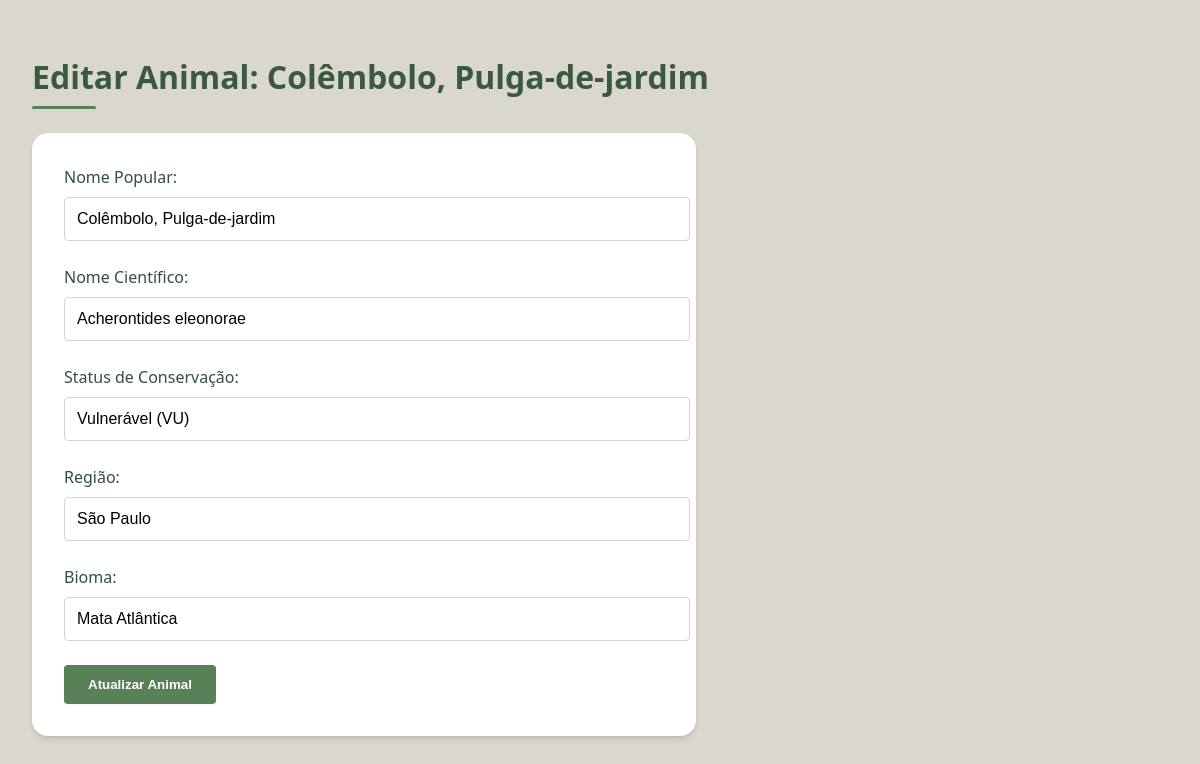
Screenshot of /edit/5 with the database file from the repository.
### models.py (models this page shows, shortened)
class Task(db.Model):
    id = db.Column(db.Integer, primary_key=True)
    nome = db.Column(db.String(100), unique=False, nullable=False)
    nome_cientifico = db.Column(db.String(100), unique=True, nullable=False)
    status = db.Column(db.String(100), unique=False, nullable=False)
    regiao = db.Column(db.String(100), unique=False, nullable=False)
    bioma = db.Column(db.String(100), unique=False, nullable=False)

### app.py (the view)
@app.route("/edit/<int:task_id>")
def edit_task_page(task_id):
    task = Task.query.get_or_404(task_id)
    return render_template("edit.html", task=task)

### templates/edit.html (shortened to what this page needs)
<!DOCTYPE html>
<html lang="pt-BR">
<head>
    <link rel="stylesheet" href="{{ url_for('static', filename='css/style.css') }}">
</head>
<body>
    <h1>Editar Animal: {{ task.nome }}</h1>
    <form class="create-form" action="{{ url_for('update_task', task_id=task.id) }}" method="POST">
        <label for="nome">Nome Popular:</label>
        <input type="text" id="nome" name="nome" value="{{ task.nome }}" required>
        <label for="nome_cientifico">Nome Científico:</label>
        <input type="text" id="nome_cientifico" name="nome_cientifico" value="{{ task.nome_cientifico }}" required>
        <label for="status">Status de Conservação:</label>
        <input type="text" id="status" name="status" value="{{ task.status }}" required>
        <label for="regiao">Região:</label>
        <input type="text" id="regiao" name="regiao" value="{{ task.regiao }}" required>
        <label for="bioma">Bioma:</label>
        <input type="text" id="bioma" name="bioma" value="{{ task.bioma }}" required>
        <button type="submit">Atualizar Animal</button>
    </form>
</body>
</html>

### static/css/style.css (style rules this page uses)
:root { --primary-green: #3a5a40; --secondary-green: #588157; --light-green: #a3b18a; --beige: #dad7cd; --dark-brown: #344e41; --vulnerable: #f59e0b; --endangered: #f97316; --critical: #dc2626; --white: #ffffff; --light-gray: #f5f5f4; --medium-gray: #d6d3d1; --dark-gray: #57534e; --shadow-sm: 0 1px 2px 0 rgba(0, 0, 0, 0.05); --shadow-md: 0 4px 6px -1px rgba(0, 0, 0, 0.1), 0 2px 4px -1px rgba(0, 0, 0, 0.06); --shadow-lg: 0 10px 15px -3px rgba(0, 0, 0, 0.1), 0 4px 6px -2px rgba(0, 0, 0, 0.05); --radius-sm: 0.25rem; --radius-md: 0.5rem; --radius-lg: 1rem; }
body { font-family: 'Segoe UI', system-ui, -apple-system, sans-serif; line-height: 1.5; color: var(--dark-brown); background-color: var(--beige); padding: 2rem; max-width: 1600px; margin: 0 auto; }
h1 { font-size: 2rem; font-weight: 700; color: var(--primary-green); margin-bottom: 1.5rem; position: relative; padding-bottom: 0.5rem; }
h1::after { content: ''; position: absolute; bottom: 0; left: 0; width: 4rem; height: 3px; background-color: var(--secondary-green); border-radius: 3px; }
.create-form { background-color: var(--white); padding: 2rem; border-radius: var(--radius-lg); box-shadow: var(--shadow-md); margin-bottom: 3rem; max-width: 600px; }
.create-form label { display: block; font-weight: 500; color: var(--dark-brown); margin-bottom: 0.5rem; }
.create-form input, .create-form select, .create-form textarea { width: 100%; padding: 0.75rem; border: 1px solid var(--medium-gray); border-radius: var(--radius-sm); margin-bottom: 1.5rem; font-size: 1rem; transition: all 0.2s ease; }
.create-form button { background-color: var(--secondary-green); color: white; border: none; padding: 0.75rem 1.5rem; border-radius: var(--radius-sm); font-weight: 600; cursor: pointer; transition: all 0.2s ease; box-shadow: var(--shadow-sm); }

### rows the page displays
Task: nome "Colêmbolo, Pulga-de-jardim", nome_cientifico "Acherontides eleonorae", status "Vulnerável (VU)", regiao "São Paulo", bioma "Mata Atlântica"
